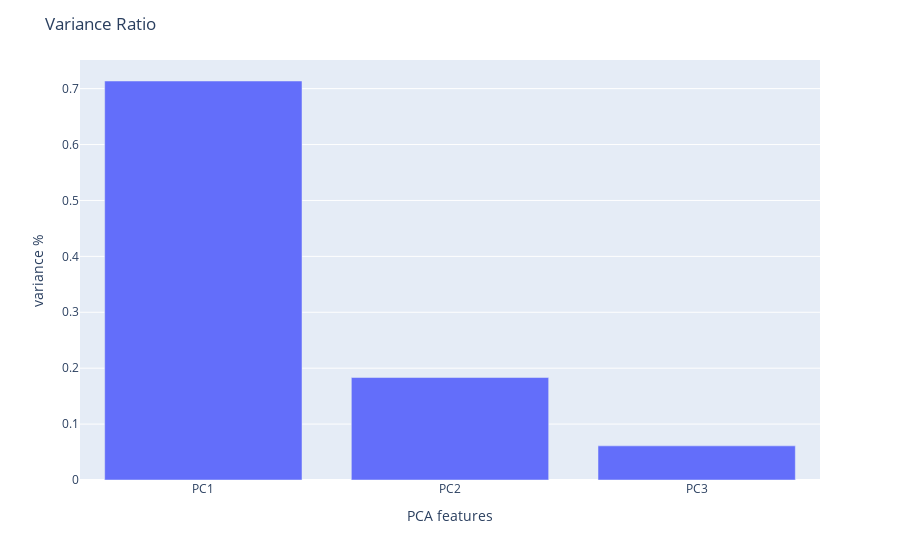

Source (notebook cell):
### Code cell
n_components = find_optimal_pca_components(bands)
print(f"O número ótimo de componentes é {n_components}.")

pca_df, explained_variance_ratio = calculate_PCA(bands, n_components)

plot_variance_ratio(explained_variance_ratio, n_components, title="Variance Ratio")

### Figure 1 — Plotly figure (JSON) as saved in the notebook; plotly's stock layout.template omitted (floating-point values rounded to 4 significant figures)
{"data": [{"alignmentgroup": "True", "hovertemplate": "PCA features=%{x}<br>variance %=%{y}<extra></extra>", "legendgroup": "", "marker": {"color": "#636efa", "pattern": {"shape": ""}}, "name": "", "offsetgroup": "", "orientation": "v", "showlegend": false, "textposition": "auto", "type": "bar", "x": ["PC1", "PC2", "PC3"], "xaxis": "x", "y": [0.7137, 0.1833, 0.06107], "yaxis": "y"}], "layout": {"barmode": "relative", "legend": {"tracegroupgap": 0}, "margin": {"t": 60}, "title": {"text": "Variance Ratio"}, "xaxis": {"anchor": "y", "domain": [0, 1], "title": {"text": "PCA features"}}, "yaxis": {"anchor": "x", "domain": [0, 1], "title": {"text": "variance %"}}}}
